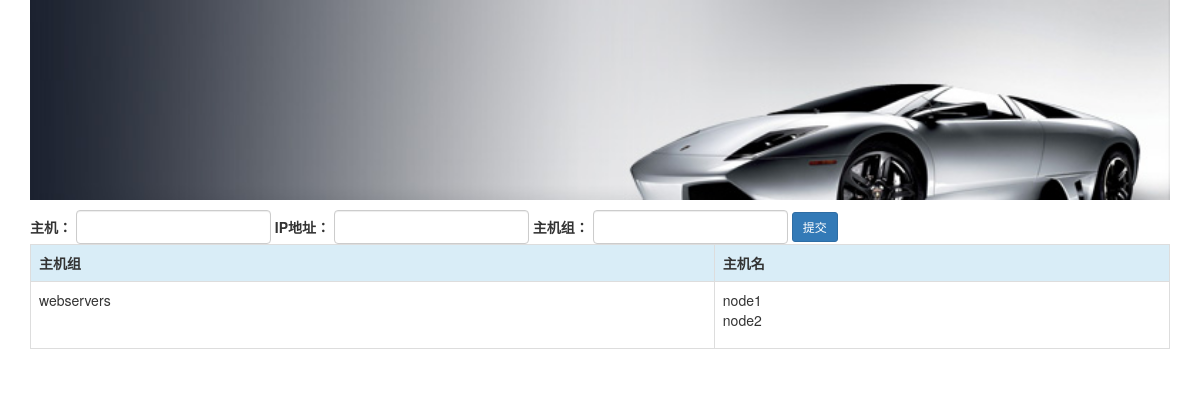
Screenshot of /webansi/addhosts/ with the database file from the repository.
### webansi/models.py (models this page shows, shortened)
class Group(models.Model):
    hostgroup = models.CharField(max_length=50)

class Host(models.Model):
    hostname = models.CharField(max_length=50)
    ipaddr = models.CharField(max_length=15)
    group = models.ForeignKey(Group, on_delete=models.CASCADE)

### webansi/views.py (the view)
def addhosts(request):
    if request.method == 'POST':
        group = request.POST.get('group')
        host = request.POST.get('host')
        ip = request.POST.get('ip')
        hostgroup = Group.objects.get_or_create(hostgroup=group)[0]
        hostgroup.host_set.get_or_create(hostname=host, ipaddr=ip)
    groups = Group.objects.all()
    return render(request, 'webansi/addhosts.html', {'groups': groups})

### webansi/templates/webansi/addhosts.html (shortened to what this page needs)
{% extends 'webansi/base.html' %}
{% block content %}
    <form role="form" action="" method="post" class="form-inline">
        <div class="form-group">
            <label class="control-label">主机：</label>
            <input type="text" class="form-control" name="host">
        </div>
        <div class="form-group">
            <label class="control-label">IP地址：</label>
            <input type="text" class="form-control" name="ip">
        </div>
        <div class="form-group">
            <label class="control-label">主机组：</label>
            <input type="text" class="form-control" name="group">
        </div>
        <input class="btn btn-primary btn-sm" type="submit" value="提交">
    </form>
    <table class="table table-bordered table-striped">
            <tr class="info">
                <th>主机组</th>
                <th>主机名</th>
            </tr>
            {% for g in groups %}
                <tr>
                    <td>{{ g.hostgroup }}</td>
                    <td>
                        <ul class="list-unstyled">
                            {% for host in g.host_set.all %}
                                <li>{{ host.hostname }}</li>
                            {% endfor %}
                        </ul>
                    </td>
                </tr>
            {% endfor %}
        </table>
{% endblock %}

### rows the page displays
Group: hostgroup "webservers"
Host: hostname "node1"
Host: hostname "node2"
